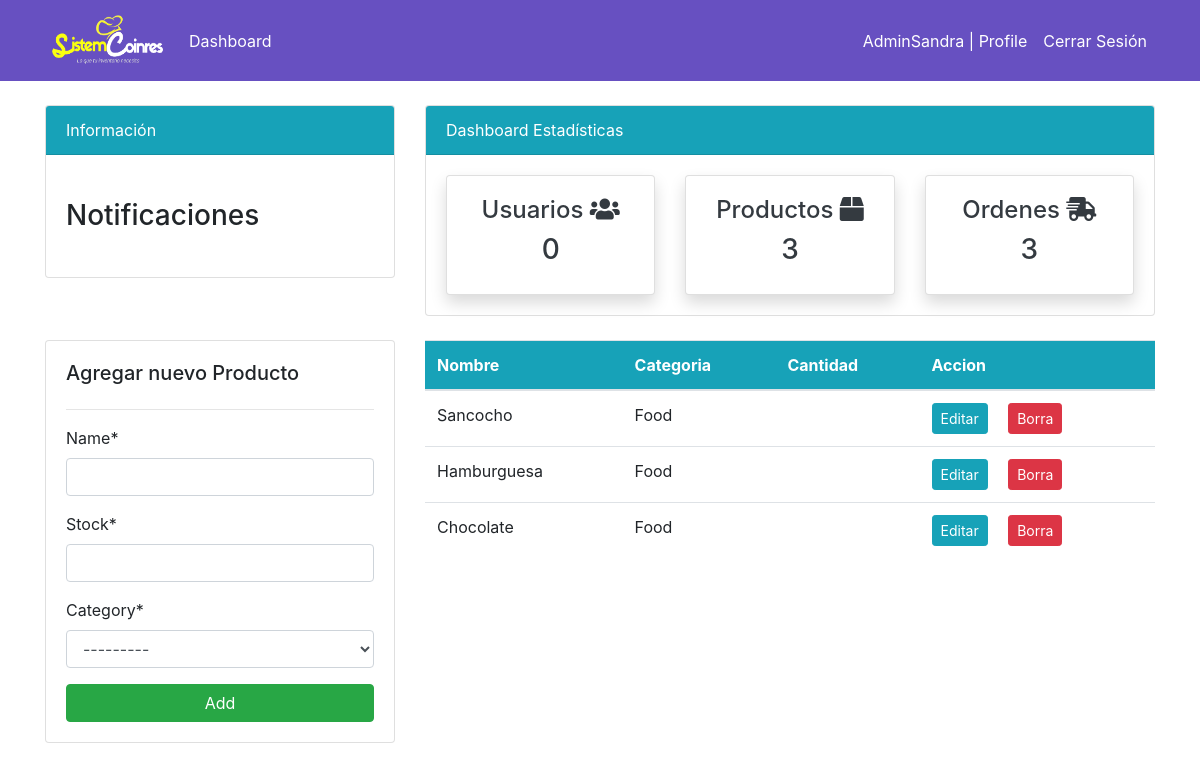
The app's page /products/ (signed in) with its own data.
### dashboard/models.py (models this page shows, shortened)
class Product(models.Model):
    name = models.CharField(max_length=100, null=True)
    stock = models.PositiveIntegerField(null=True)  # Se cambia 'quantity' a 'stock'
    category = models.CharField(max_length=50, choices=CATEGORY, null=True)

### dashboard/views.py (the view)
# urls.py: path('products/', views.products, name='dashboard-products'),
@login_required(login_url='user-login')
def products(request):
    product = Product.objects.all()
    product_count = product.count()
    customer = User.objects.filter(groups=2)
    customer_count = customer.count()
    order = Order.objects.all()
    order_count = order.count()
    product_quantity = Product.objects.filter(name='')
    if request.method == 'POST':
        form = ProductForm(request.POST)
        if form.is_valid():
            form.save()
            product_name = form.cleaned_data.get('name')
            messages.success(request, f'{product_name} has been added')
            return redirect('dashboard-products')
    else:
        form = ProductForm()
    context = {
        'product': product,
        'form': form,
        'customer_count': customer_count,
        'product_count': product_count,
        'order_count': order_count,
    }
    return render(request, 'dashboard/products.html', context)

### dashboard/forms.py
class ProductForm(forms.ModelForm):
    class Meta:
        model = Product
        fields = '__all__'

### templates/dashboard/products.html (shortened to what this page needs)
{% extends 'partials/base.html' %}
{% load crispy_forms_tags %}
{% block content %}
{% include 'partials/topside.html' %}
<div class="row my-4">
    <div class="col-md-4">
        <div class="card card-body">
            <h5>Agregar nuevo Producto</h5>
            <hr>
            <form method="POST">
                {{ form|crispy }}
                <input class="btn btn-success btn-block" type="submit" value="Add">
            </form>
        </div>
    </div>
    <div class="col-md-8">
        <table class="table bg-white">
            <thead class="bg-info text-white">
                <tr>
                    <th scope="col">Nombre</th>
                    <th scope="col">Categoria</th>
                    <th scope="col">Cantidad</th>
                    <th scope="col">Accion</th>
                </tr>
            </thead>
            <tbody>
                {% for product in product %}
                <tr>
                    <td>{{ product.name }}</td>
                    <td>{{ product.category }}</td>
                    <td>{{ product.quantity }}</td>
                    <td>
                        <a class="btn btn-info btn-sm mr-2"
                            href="{% url 'dashboard-products-edit' product.id %}">Editar</a>
                        <a class="btn btn-danger btn-sm ml-2"
                            href="{% url 'dashboard-products-delete' product.id %}">Borra</a>
                    </td>
                </tr>
                {% endfor %}
            </tbody>
        </table>
    </div>
</div>
{% endblock %}

### templates/partials/nav.html (shortened to what this page needs)
{% load static %}
<nav class="navbar navbar-expand-lg" style="background-color:rgb(103, 80, 193);">
    <div class="container">
        <a class="navbar-brand text-white" href="{% url 'welcome' %}">
            <img src="{% static 'img/logoimage.png' %}" alt="Logo" width="120px" height="55px" class="d-inline-block align-top">
        </a>
        <div class="collapse navbar-collapse" id="navbarSupportedContent">
            {% if user.is_authenticated %}
            <ul class="navbar-nav mr-auto">
                <li class="nav-item active">
                    <a class="nav-link text-white" href="{% url 'dashboard-index' %}">Dashboard</a>
                </li>
            </ul>
            <ul class="navbar-nav ml-auto">
                <li class="nav-item active">
                    <a class="nav-link text-white" href="{% url 'user-profile' %}">{{ user.username }} | Profile</a>
                </li>
                <li class="nav-item">
                    <form method="post" action="{% url 'user-logout' %}" class="d-inline">
                        <button type="submit" class="btn btn-link nav-link text-white" style="border: none; background: none;">
                            Cerrar Sesión
                        </button>
                    </form>
                </li>
            </ul>
            {% endif %}
        </div>
    </div>
</nav>

### records on screen
Product: name "Sancocho", category "Food"
Product: name "Hamburguesa", category "Food"
Product: name "Chocolate", category "Food"

### other values on screen
{{ user.username }} "AdminSandra"
{{ customer_count }} "0"
{{ product_count }} "3"
{{ order_count }} "3"
